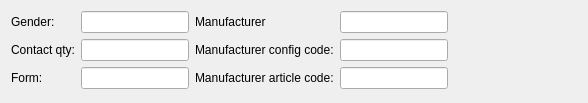
<?xml version="1.0" encoding="UTF-8"?>
<ui version="4.0">
 <class>mdtClConnectorEditor</class>
 <widget class="QWidget" name="mdtClConnectorEditor">
  <property name="geometry">
   <rect>
    <x>0</x>
    <y>0</y>
    <width>588</width>
    <height>103</height>
   </rect>
  </property>
  <property name="windowTitle">
   <string>Form</string>
  </property>
  <layout class="QHBoxLayout" name="horizontalLayout">
   <item>
    <layout class="QFormLayout" name="formLayout">
     <item row="0" column="0">
      <widget class="QLabel" name="lbGender">
       <property name="text">
        <string>Gender:</string>
       </property>
      </widget>
     </item>
     <item row="0" column="1">
      <widget class="QLineEdit" name="fld_Gender"/>
     </item>
     <item row="1" column="0">
      <widget class="QLabel" name="lbContactQty">
       <property name="text">
        <string>Contact qty:</string>
       </property>
      </widget>
     </item>
     <item row="1" column="1">
      <widget class="QLineEdit" name="fld_ContactQty"/>
     </item>
     <item row="2" column="0">
      <widget class="QLabel" name="lbForm">
       <property name="text">
        <string>Form:</string>
       </property>
      </widget>
     </item>
     <item row="2" column="1">
      <widget class="QLineEdit" name="fld_Form"/>
     </item>
    </layout>
   </item>
   <item>
    <layout class="QFormLayout" name="formLayout_2">
     <item row="0" column="0">
      <widget class="QLabel" name="lbManufacturer">
       <property name="text">
        <string>Manufacturer</string>
       </property>
      </widget>
     </item>
     <item row="0" column="1">
      <widget class="QLineEdit" name="fld_Manufacturer"/>
     </item>
     <item row="1" column="0">
      <widget class="QLabel" name="lbManufacturerConfigCode">
       <property name="text">
        <string>Manufacturer config code:</string>
       </property>
      </widget>
     </item>
     <item row="1" column="1">
      <widget class="QLineEdit" name="fld_ManufacturerConfigCode"/>
     </item>
     <item row="2" column="0">
      <widget class="QLabel" name="lbManufacturerArticleCode">
       <property name="text">
        <string>Manufacturer article code:</string>
       </property>
      </widget>
     </item>
     <item row="2" column="1">
      <widget class="QLineEdit" name="fld_ManufacturerArticleCode"/>
     </item>
    </layout>
   </item>
   <item>
    <spacer name="horizontalSpacer">
     <property name="orientation">
      <enum>Qt::Horizontal</enum>
     </property>
     <property name="sizeHint" stdset="0">
      <size>
       <width>55</width>
       <height>20</height>
      </size>
     </property>
    </spacer>
   </item>
  </layout>
 </widget>
 <resources/>
 <connections/>
</ui>
